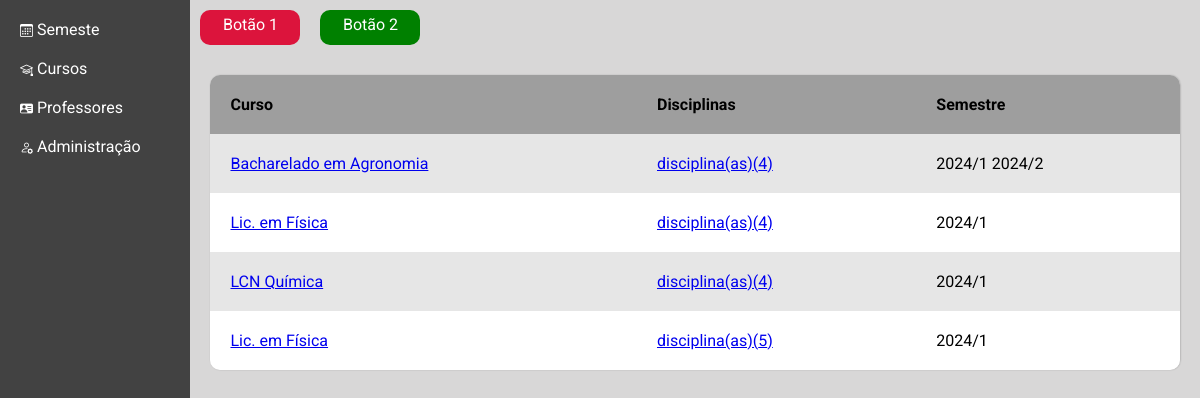
Page /curso/ on the committed database.
### core/models.py (models this page shows)
class Curso(models.Model):
    curso = models.CharField(max_length=50)
    def __str__(self) -> str:
        return self.curso

class Semestre(models.Model):
    semestre = models.CharField( max_length=50)
    cursos = models.ManyToManyField(Curso, verbose_name="curso", blank=True, null=True)
    status = models.ForeignKey(Status, verbose_name='status', on_delete=models.SET_NULL, null=True, blank=True)
    date_create = models.DateTimeField(default=timezone.now)
    def __str__(self) -> str:
        return self.semestre

### core/views.py (the view)
# urls.py: path('curso/', views.cursos_list_page, name='cursos'),
def cursos_list_page(request):
    curso = Curso.objects.all()
    context = {
        'curso': curso
    }
    return render(request, 'curso_list_page.html', context)

### core/templates/curso_list_page.html
{% extends "base.html" %}
{% block conteudo %}
<table>
    <thead>
        <tr>
            <th>Curso</th>
            <th>Disciplinas</th>
            <th>Semestre</th>
        </tr>
    </thead>
    <tbody>
       {% for i in curso %}
       <tr>
            <td>
                <a href="#">{{i}}</a>
            </td>
            <td>
              <a href="#"> disciplina(as)({{i.disciplina_set.all.count}})</a>
            </td>
            <td>
                {% for s in i.semestre_set.all %}
                {{s}}
                {% endfor %}
            </td>
       </tr>
       {% endfor %}
    </tbody>
</table>
{% endblock conteudo %}

### core/static/style.css (style rules this page uses)
* { padding: 0; margin: 0; box-sizing: border-box; font-family: roboto, regular400; }
body { display: flex; flex-wrap: wrap; }
table { border-collapse: collapse; border-radius: 10px; overflow: hidden; width: 100%; box-shadow: 0.5px 0px 1.5px rgba(0, 0, 0, 0.226); }
th { background-color: #9e9e9e; text-align: left; }
table tr:nth-child(odd) { background-color: #e6e6e6; }
table tr:nth-child(even) { background-color: #ffffff; }
td, th { padding: 20px; }

### rows in the picture
Curso: curso "Bacharelado em Agronomia", disciplina_set.all.count "4"
Semestre: semestre "2024/1"
Semestre: semestre "2024/2"
Curso: curso "Lic. em Física", disciplina_set.all.count "4"
Curso: curso "LCN Química", disciplina_set.all.count "4"
Curso: curso "Lic. em Física", disciplina_set.all.count "5"
